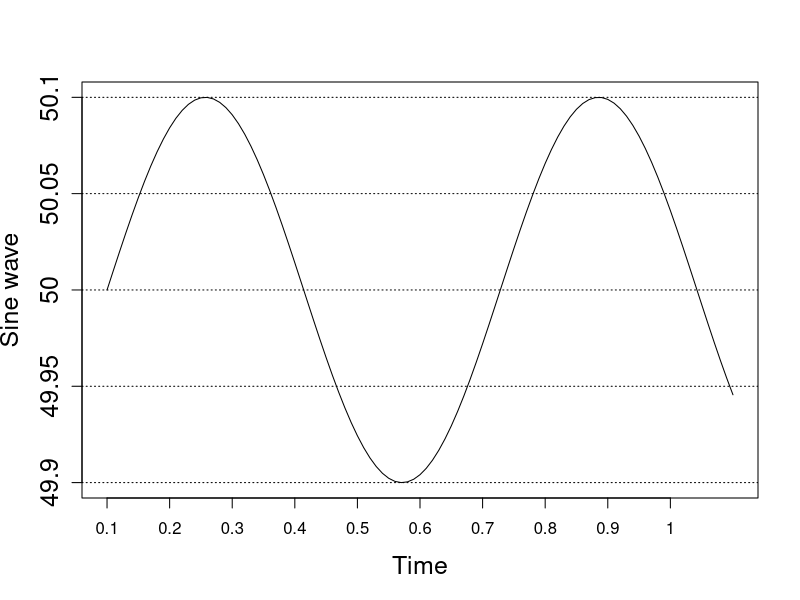

Source code (R):
t=seq(0,10,0.1)

y=sin(t)

plot(t,y,type="l", xlab="Time", ylab="Sine wave", yaxt = 'n', xaxt = 'n',
     cex.lab=1.5, cex.axis=1.5, cex.main=1.5, cex.sub=1.5)
axis(2, at = c(-1,-0.5,0,0.5,1), labels = c(49.9, 49.95, 50, 50.05, 50.1),
     cex.axis = 1.5)
grid(0, NULL, col = 'black')

axis(1, at = c(0:9), labels = c(0.1, 0.2, 0.3, 0.4, 0.5, 0.6, 0.7, 0.8, 0.9, 1))
